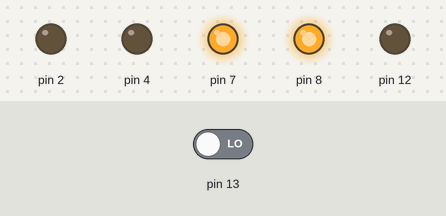
A sketch run on a simulated Arduino Uno, built with avr-gcc and run on an emulated ATmega328P. On the bench: output pins drawn as LEDs (lit = HIGH). The test bench sets the inputs (shaded band); at power-on: pin 13 LOW.

Above: at 12.8 s.
12.9 s: pin 13 driven HIGH
At 18.9 s:
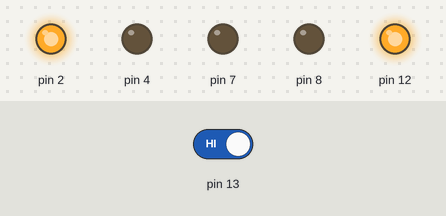
At 24.6 s:
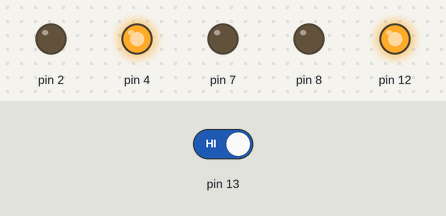
24.8 s: pin 13 driven LOW
At 25.6 s:
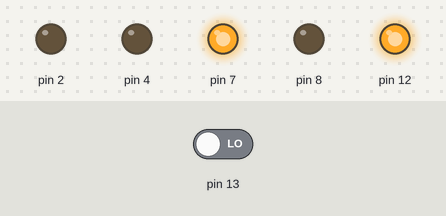
Timing chart, 0 to 32.8 s (numbered marks = the images above; inputs shaded):
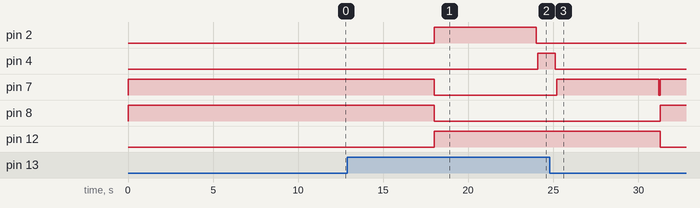

The sketch:

Semaforo1.ino
```cpp
//CARROS
//int led rojo = 7;
//int led amarillo = 4;
//int led azul = 2;
//--------------------------------------
//PEATONES
//int led Verde = 8
//Int led Blanco = 12
//Int Pulsador = 13

void setup() {
  pinMode(2, OUTPUT);
  pinMode(4, OUTPUT);
  pinMode(7, OUTPUT);
  pinMode(8, OUTPUT);
  pinMode(12, OUTPUT);
  pinMode(13, INPUT);
}

void loop() {
//PEATONES
if(digitalRead (13) == HIGH){ //NO PULSADO
  digitalWrite(12, HIGH); //BLANCO
  digitalWrite(8, LOW);
  digitalWrite(7, LOW);
//CARROS
digitalWrite(2, HIGH);
delay(6000);
digitalWrite(2, LOW);
delay(100);
digitalWrite(4, HIGH);
delay(1000);
digitalWrite(4, LOW);
delay(100);
digitalWrite(7, HIGH);
delay(6000);
digitalWrite(7, LOW);
delay(100);
}else{                     //PULSADO
  digitalWrite(8, HIGH); //VERDE
  digitalWrite(12, LOW);
  digitalWrite(7, HIGH);
  digitalWrite(4, LOW);
  digitalWrite(2, LOW);
  delay(6000);
}

  }
```

Measured:
- after the input at 12.9 s, pin 2: LOW → HIGH after 5.1 s, → LOW 6.0 s later; pin 4: LOW → HIGH after 11.2 s; pin 7, pin 8: HIGH → LOW after 5.1 s; pin 12: LOW → HIGH after 5.1 s
- after the input at 24.8 s, pin 2: stays LOW (without the input it goes to HIGH after 6.5 s); pin 4: goes on until 25.1 s, then stays LOW; pin 8: LOW → HIGH after 6.5 s; pin 12: HIGH → LOW after 6.5 s
